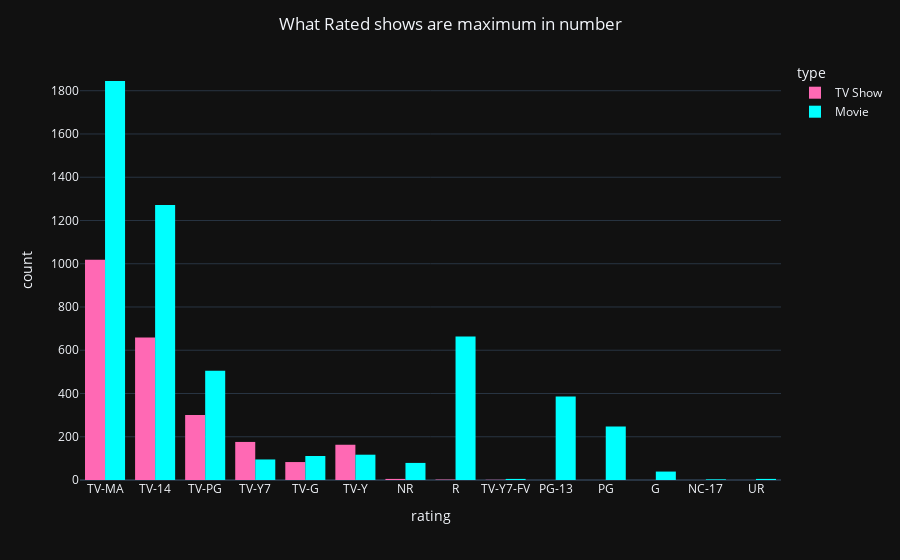

This figure's notebook cell:
### Markdown cell above
#### Chart - 6. Show Ratings for each show Type

### Code cell
# visualization code
px.histogram(dataset,x='rating',color='type',barmode='group',template='plotly_dark',color_discrete_sequence=['#FF69B4','#00FFFF']).update_layout(title_text='What Rated shows are maximum in number',title_x=0.5)

### Figure 1 — Plotly figure (JSON) as saved in the notebook; plotly's stock layout.template omitted (floating-point values rounded to 4 significant figures; data arrays with more than 128 entries replaced by an {"elided": "..."} marker saying what was removed)
{"data": [{"alignmentgroup": "True", "bingroup": "x", "hovertemplate": "type=TV Show<br>rating=%{x}<br>count=%{y}<extra></extra>", "legendgroup": "TV Show", "marker": {"color": "#FF69B4", "pattern": {"shape": ""}}, "name": "TV Show", "offsetgroup": "TV Show", "orientation": "v", "showlegend": true, "type": "histogram", "x": {"elided": "2410 str values"}, "xaxis": "x", "yaxis": "y"}, {"alignmentgroup": "True", "bingroup": "x", "hovertemplate": "type=Movie<br>rating=%{x}<br>count=%{y}<extra></extra>", "legendgroup": "Movie", "marker": {"color": "#00FFFF", "pattern": {"shape": ""}}, "name": "Movie", "offsetgroup": "Movie", "orientation": "v", "showlegend": true, "type": "histogram", "x": {"elided": "5377 str values"}, "xaxis": "x", "yaxis": "y"}], "layout": {"barmode": "group", "legend": {"title": {"text": "type"}, "tracegroupgap": 0}, "margin": {"t": 60}, "title": {"text": "What Rated shows are maximum in number", "x": 0.5}, "xaxis": {"anchor": "y", "domain": [0, 1], "title": {"text": "rating"}}, "yaxis": {"anchor": "x", "domain": [0, 1], "title": {"text": "count"}}}}
